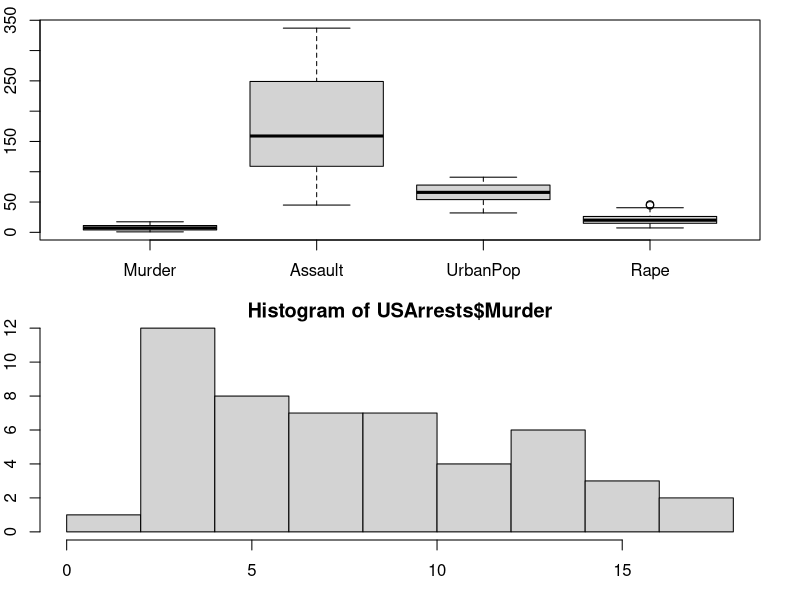

The R script that drew this image:
## ---- chunk 1
library(knitr)
opts_chunk$set(comment=NA, tidy=F, warning=F, message=F, fig.align='center',fig.width=3, fig.height=3)
## ---- chunk 2
kable(head(USArrests),format='markdown')
## ---- chunk 3
summary(USArrests) #Boring!
## ---- chunk 4
par(mfrow=c(2,1),mar=c(3,2,1,2))
boxplot(USArrests)
hist(USArrests$Murder)
